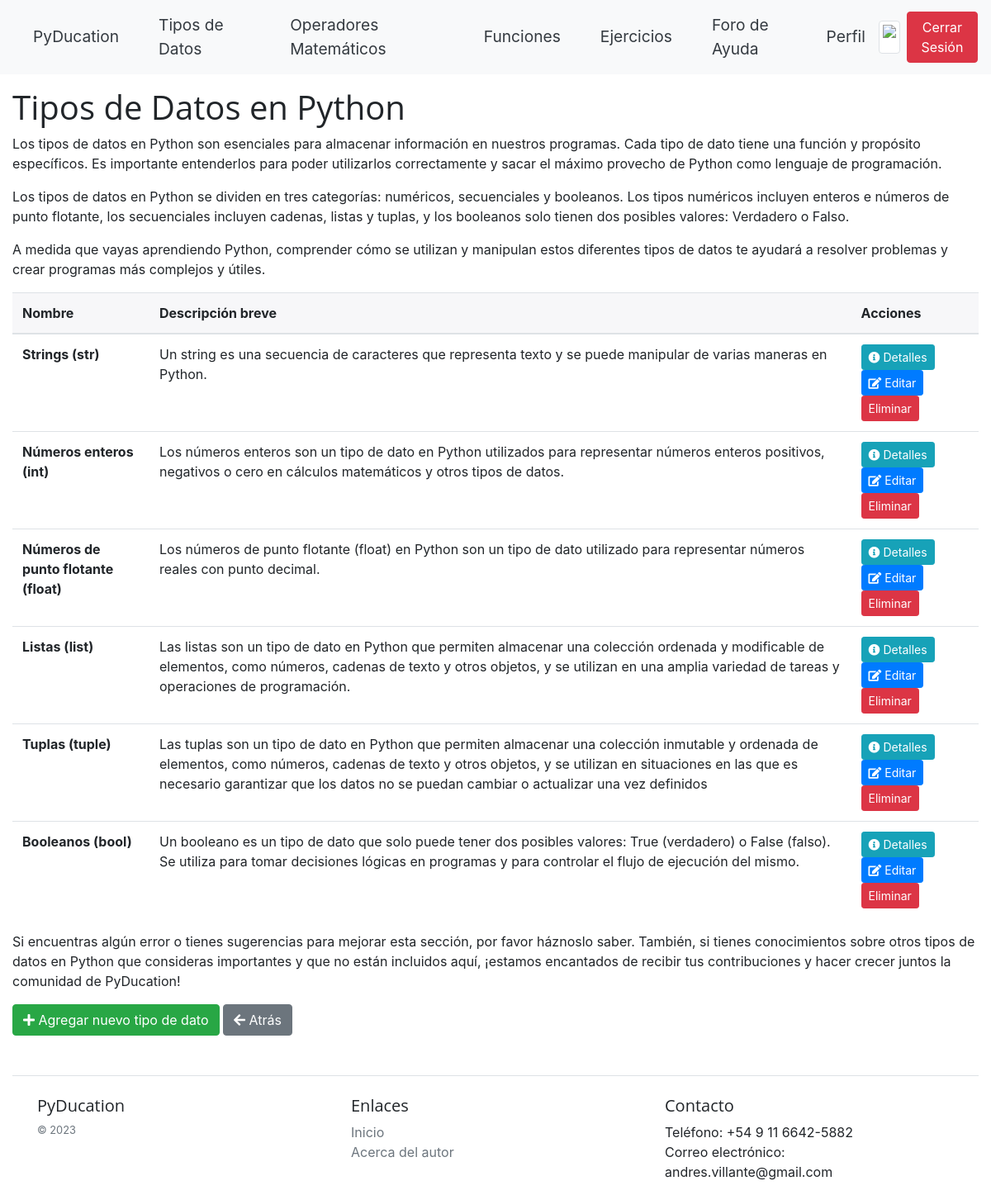
Page /data-types/ (signed in) on the earlier database version.
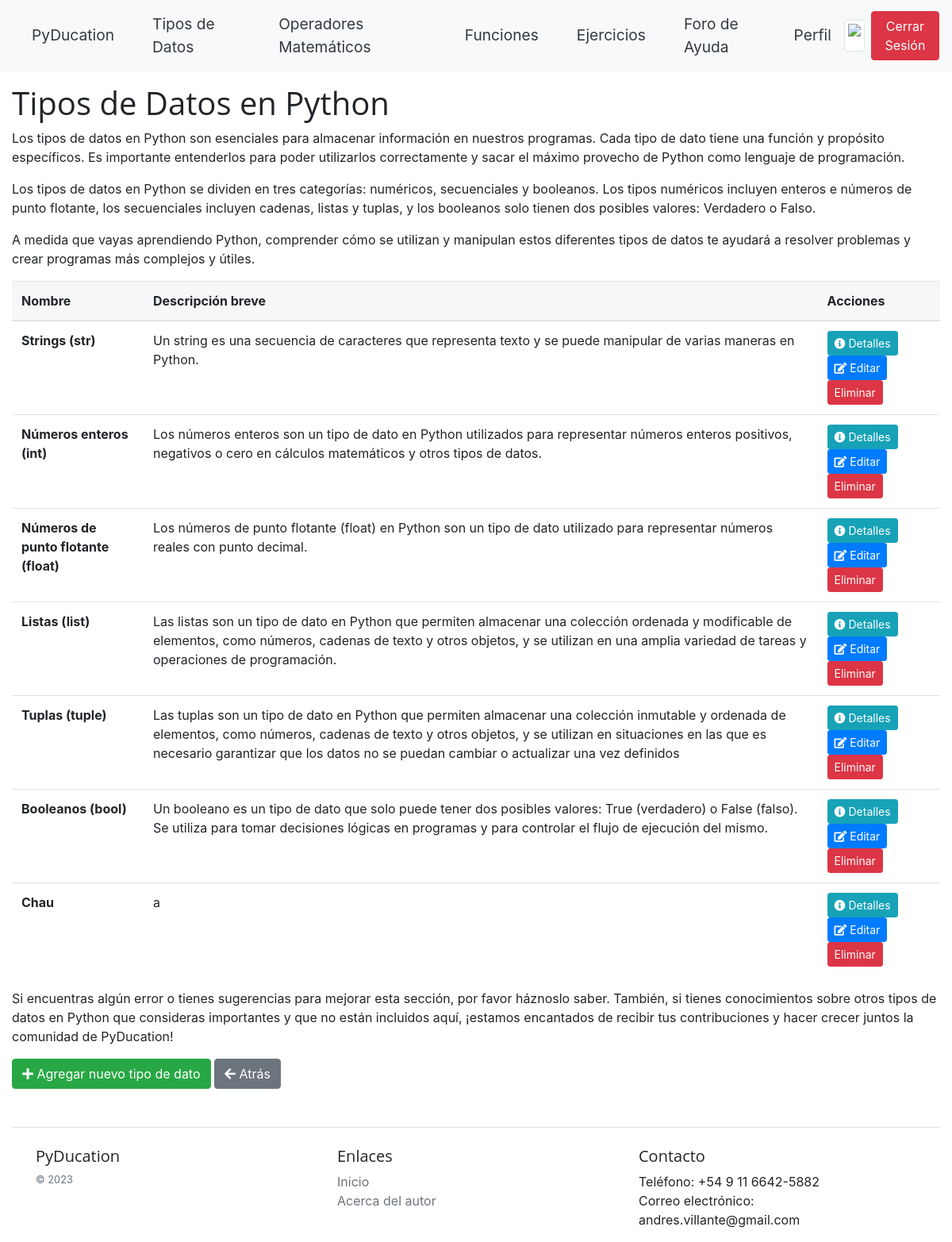
Same page on the later database version.
### blog/models.py (models this page shows, shortened)
class DataType(models.Model):
    name = models.CharField(max_length=255)
    description = models.TextField(blank=True, null=True)
    detailed_description = models.TextField(blank=True, null=True)
    example = models.TextField(blank=True, null=True)
    data_type_created_by = models.ForeignKey(
        User,
        on_delete=models.CASCADE,
        related_name='data_types_created',
        null=True,
        blank=True,
        default=None,
    )

### blog/views.py (the view)
# urls.py: path('data-types/', DataTypeListView.as_view(), name='data_type_list'),
class DataTypeListView(LoginRequiredMixin, ListView):
    template_name = 'data_types/data_type_list.html'
    model = DataType
    context_object_name = 'data_types'

### PyDucation/templates/data_types/data_type_list.html (shortened to what this page needs)
{% extends 'PyDucation/base.html' %}
{% block content %}
  <h1>Tipos de Datos en Python</h1>
  <p>Los tipos de datos en Python son esenciales para almacenar información en nuestros programas. Cada tipo de dato tiene una función y propósito específicos. Es importante entenderlos para poder utilizarlos correctamente y sacar el máximo provecho de Python como lenguaje de programación.</p>
  <p>Los tipos de datos en Python se dividen en tres categorías: numéricos, secuenciales y booleanos. Los tipos numéricos incluyen enteros e números de punto flotante, los secuenciales incluyen cadenas, listas y tuplas, y los booleanos solo tienen dos posibles valores: Verdadero o Falso.</p>
  <p>A medida que vayas aprendiendo Python, comprender cómo se utilizan y manipulan estos diferentes tipos de datos te ayudará a resolver problemas y crear programas más complejos y útiles.</p>
  <table class="table">
    <thead>
      <tr>
          <th>Nombre</th>
          <th>Descripción breve</th>
          <th>Acciones</th>
      </tr>
  </thead>
  <tbody>
      {% for data_type in data_types %}
          <tr>
              <td><strong>{{ data_type.name }}</strong></td>
              <td>{{ data_type.detailed_description }}</td>
              <td>
                  <a href="{% url 'data_type_detail' pk=data_type.pk %}" class="btn btn-sm btn-info"><i class="fas fa-info-circle"></i> Detalles</a>
                  <a href="{% url 'data_type_update' pk=data_type.pk %}" class="btn btn-sm btn-primary"><i class="fas fa-edit"></i> Editar</a>
                  <form action="{% url 'data_type_delete' pk=data_type.pk %}" method="post" class="d-inline" id="delete-form">
                      <a href="{% url 'data_type_delete' data_type.pk %}" class="btn btn-danger btn-sm">Eliminar</a>
                  </form>
              </td>
          </tr>
      {% empty %}
          <tr>
              <td colspan="3">No se encontraron tipos de datos.</td>
          </tr>
      {% endfor %}
  </tbody>
  </table>
  <p>Si encuentras algún error o tienes sugerencias para mejorar esta sección, por favor háznoslo saber. También, si tienes conocimientos sobre otros tipos de datos en Python que consideras importantes y que no están incluidos aquí, ¡estamos encantados de recibir tus contribuciones y hacer crecer juntos la comunidad de PyDucation!</p>
  <a href="{% url 'data_type_create' %}" class="btn btn-success"><i class="fas fa-plus"></i> Agregar nuevo tipo de dato</a>
  <a href="{% url 'pyducation' %}" class="btn btn-secondary"><i class="fas fa-arrow-left"></i> Atrás</a>
{% endblock %}

Differences in the rows shown:
added DataType: name "Chau", detailed_description "a"
